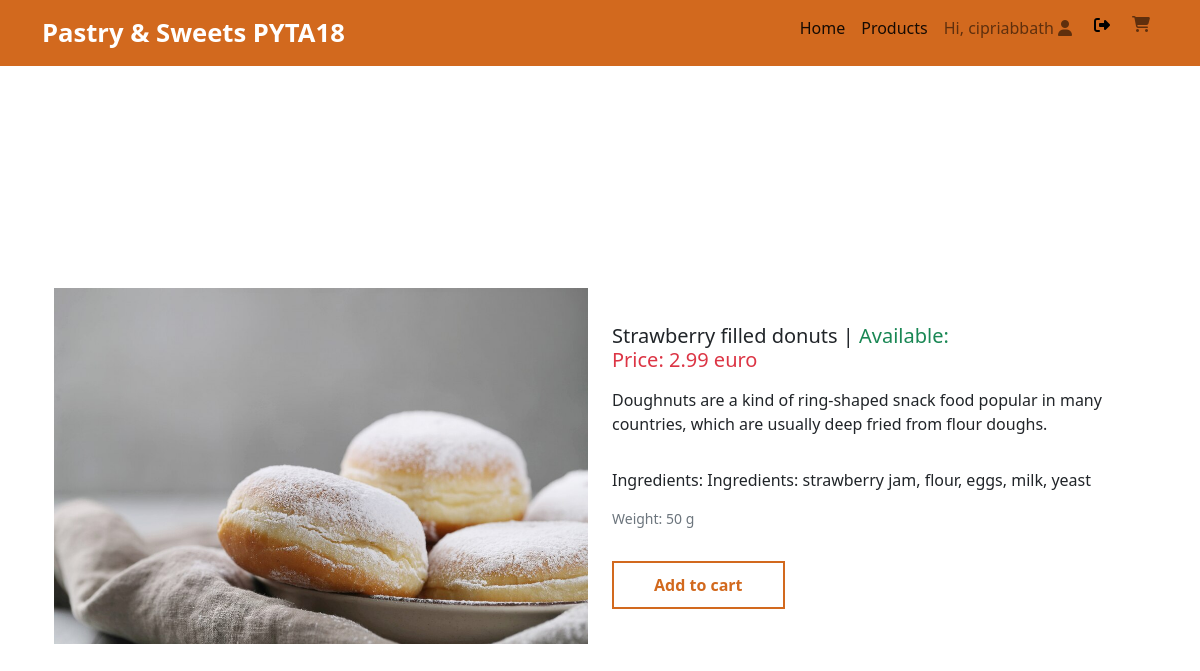
The page /product/2/ (signed in) on the database its author committed.
### sweet_market_place18_app/models.py (models this page shows, shortened)
class Product(models.Model):
    name = models.CharField(max_length=100)
    description = models.TextField()
    price = models.DecimalField(max_digits=10, decimal_places=2)
    ingredients = models.TextField(null=True)
    weight = models.PositiveIntegerField(default=0)
    available = models.PositiveIntegerField(default=0)
    image = models.ImageField(upload_to='product_images/', null=True, blank=True)

### sweet_market_place18_app/views.py (the view)
# urls.py: path('product/<int:product_id>/', product_details, name="product"),
def product_details(request, product_id):
    product = get_object_or_404(Product, pk=product_id)
    return render(request, template_name='sweet_market_place18_app/product.html', context={
        "product": product
    })

### sweet_market_place18_app/templates/sweet_market_place18_app/product.html
{% extends "sweet_market_place18_app/base.html" %}
{% block content %}
<div class="container">
    <div class="row d-flex justify-content-center align-items-center" style="height: 100vh;">
        <div class="col">
            <img src="{{ product.image.url }}" alt="{{ product.name }} Image" class="img-fluid">
        </div>
        <div class="col">
            <div class="row">
                <h5 class="card-title">{{ product.name }} | <span class="text-success">Available: {{product.available_quantity}}</span></h5>
                <h5 class="card-title text-danger">Price: {{ product.price }} euro</h5>
                <p class="card-text"><p> {{product.description}}</p>
                <p class="card-text"><p>Ingredients: {{product.ingredients}}</p>
                <p class="card-text"><small class="text-muted">Weight: {{ product.weight }} g</small></p>
            </div>
            {% if user.is_authenticated  %}
                <a href="#">
                    <button class="btn-custom-reverse spaced-top-2">Add to cart</button>
                </a>
            {% endif %}
        </div></br>
    </div>
</div>
{% endblock %}

### sweet_market_place18_app/templates/sweet_market_place18_app/navbar.html (shortened to what this page needs)
{% block navbar %}
<nav class="navbar navbar-expand-lg navbar-light bg-light">
  <div class="container-fluid container">
    <a class="navbar-brand brand-logo" href="/">Pastry & Sweets PYTA18</a>
    <div class="d-flex">
      <div class="collapse navbar-collapse" id="navbarNavAltMarkup">
        <div class="navbar-nav">
          <a class="nav-link active" aria-current="page" href="/">Home</a>
          <a class="nav-link active" aria-current="page" href="{% url 'sweet_market_place18_app:products' %}">Products</a>
          {% if user.is_authenticated %}
            <a class="nav-link" href="{% url 'logout' %}" title="Deautentificare"> Hi, {{user.username}}
              <i class="fas fa-user"></i>
            </a>
            <form class="nav-link" action="{% url 'logout' %}" method="POST">
              <button class="logout-button" type="submit">
                <i class="fas fa-sign-out-alt"></i>
              </button>
            </form>
            <a class="nav-link" href="#" title="Coșul tău">
              <i class="fa-solid fa-shopping-cart"></i>
            </a>
          {% else %}
            <a class="nav-link" href="{% url 'account:login' %}" title="Autentificare">
              <i class="fa-solid fa-sign-in-alt"></i>
            </a>
          {% endif %}
        </div>
      </div>
    </div>
  </div>
</nav>
{% endblock %}

### static/css/base.css (style rules this page uses)
.navbar { background-color: #D2691E !important; }
.logout-button { background-color: #D2691E; border:#D2691E; }
.spaced-top-2 { margin-top: 2em; }
.btn-custom-reverse { font-weight: bold; background-color: #FFFFFF; padding: 10px 40px; border: 2px solid #D2691E; color: #D2691E; }
.brand-logo { color: #FFFFFF; font-size: 1.6em; font-weight: bold; }

### rows shown on the page
Product: image (picture), name "Strawberry filled donuts", price "2.99", description "Doughnuts are a kind of ring-shaped snack food popular in many countries, which are usually deep fried from flour doughs.", ingredients "Ingredients: strawberry jam, flour, eggs, milk, yeast", weight "50"

### other values the page prints
{{ user.username }} "cipriabbath"
